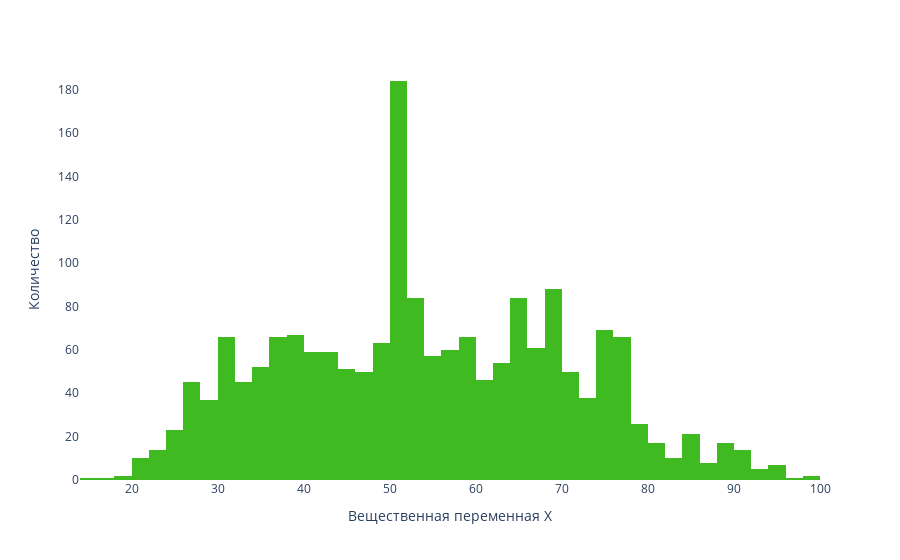

The notebook cell this image was saved under:
### Markdown cell above
## Гистограмма распределений по переменной X

### Code cell
# Гистограмма
fig = px.histogram(df, x='x', color_discrete_sequence=[corp_col])

# Фон и подписи
fig.update_layout(
    plot_bgcolor='white',
    xaxis_title='Вещественная переменная X',
    yaxis_title='Количество'
)

fig.show()

### Figure 1 — Plotly figure (JSON) as saved in the notebook; plotly's stock layout.template omitted (floating-point values rounded to 4 significant figures; data arrays with more than 128 entries replaced by an {"elided": "..."} marker saying what was removed)
{"data": [{"bingroup": "x", "hovertemplate": "x=%{x}<br>count=%{y}<extra></extra>", "legendgroup": "", "marker": {"color": "#40ba21", "pattern": {"shape": ""}}, "name": "", "orientation": "v", "showlegend": false, "type": "histogram", "x": {"elided": "1846 float values"}, "xaxis": "x", "yaxis": "y"}], "layout": {"barmode": "relative", "legend": {"tracegroupgap": 0}, "margin": {"t": 60}, "plot_bgcolor": "white", "xaxis": {"anchor": "y", "domain": [0, 1], "title": {"text": "Вещественная переменная X"}}, "yaxis": {"anchor": "x", "domain": [0, 1], "title": {"text": "Количество"}}}}
